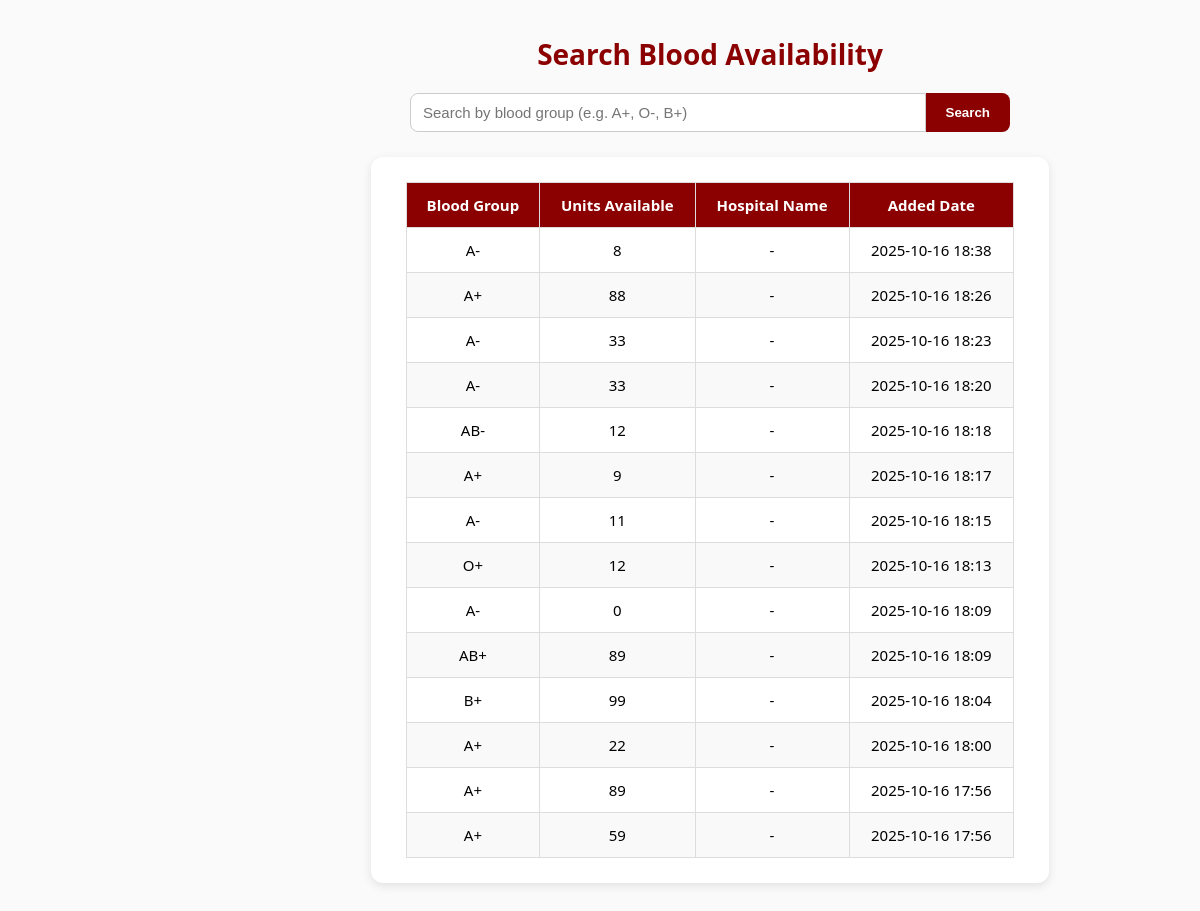
The page /recipient/search_blood/ (signed in) on the database as committed earlier.
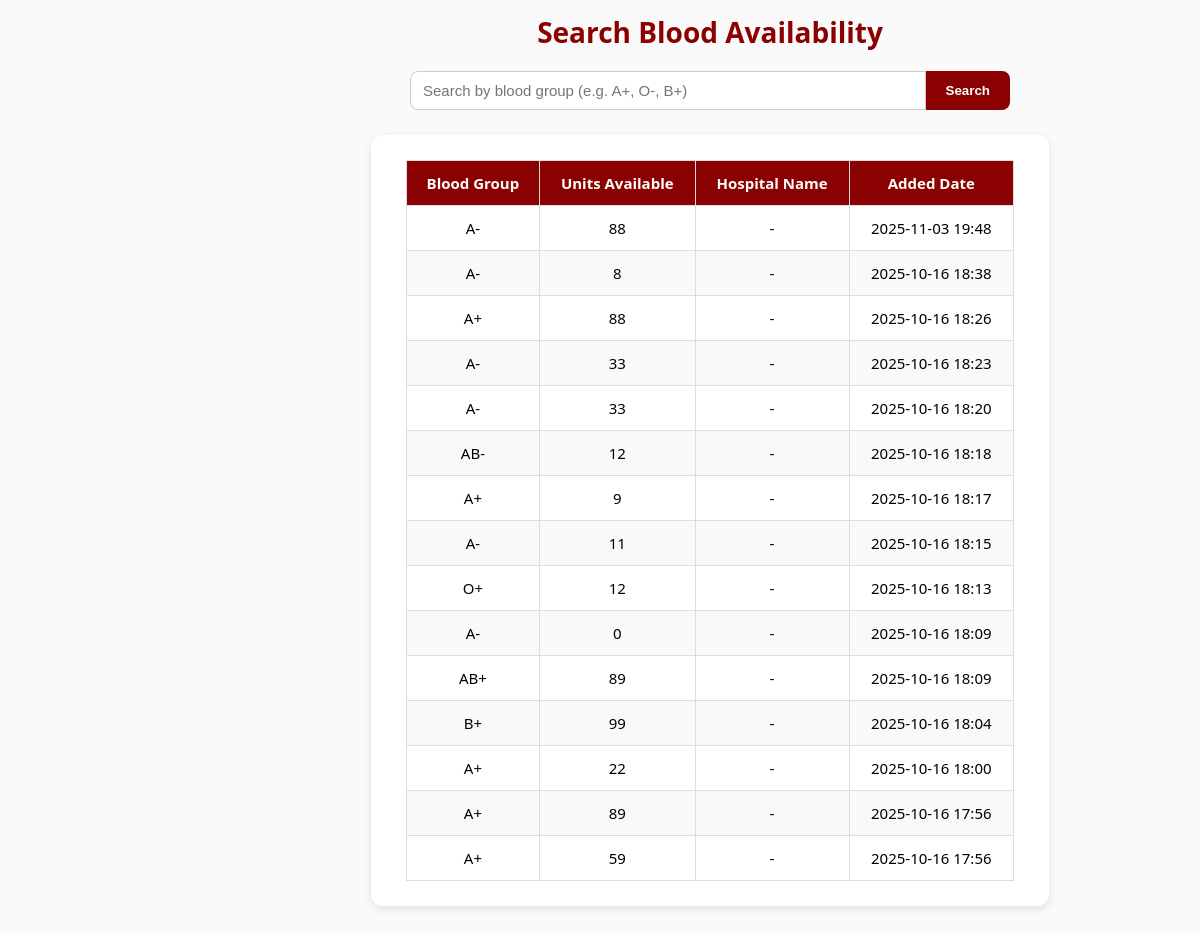
The same page on the database as committed later.
### blood_bank_app/models.py (models this page shows, shortened)
class BloodStock(models.Model):
    BLOOD_GROUP_CHOICES = [
        ('A+', 'A+'), ('A-', 'A-'),
        ('B+', 'B+'), ('B-', 'B-'),
        ('AB+', 'AB+'), ('AB-', 'AB-'),
        ('O+', 'O+'), ('O-', 'O-'),
    ]
    bloodgroup = models.CharField(max_length=3, choices=BLOOD_GROUP_CHOICES)
    unit = models.PositiveIntegerField()
    added_at = models.DateTimeField(auto_now_add=True)

### blood_bank_app/views.py (the view)
# urls.py: path('recipient/search_blood/', views.search_blood, name='search_blood'),
@login_required
def search_blood(request):
    query = request.GET.get('q', '').strip()
    blood_stock = BloodStock.objects.all().order_by('-added_at')
    if query:
        blood_stock = blood_stock.filter(bloodgroup__icontains=query)
    return render(request, 'recipient/search_blood.html', {
        'blood_stock': blood_stock,
        'query': query,
    })

### blood_bank_app/templates/recipient/search_blood.html (shortened to what this page needs)
{% extends 'master.html' %}
{% block content %}
<div class="main-content">
    <h1>Search Blood Availability</h1>
    <div class="search-box">
        <form method="GET" action="">
            <input type="text" name="q" placeholder="Search by blood group (e.g. A+, O-, B+)" value="{{ query|default:'' }}">
            <button type="submit">Search</button>
        </form>
    </div>
    {% if blood_stock %}
    <div class="section">
        <table>
            <thead>
                <tr>
                    <th>Blood Group</th>
                    <th>Units Available</th>
                    <th>Hospital Name</th>
                    <th>Added Date</th>
                </tr>
            </thead>
            <tbody>
                {% for blood in blood_stock %}
                <tr>
                    <td>{{ blood.bloodgroup }}</td>
                    <td>{{ blood.unit }}</td>
                    <td>{{ blood.hospital_name|default:"-" }}</td>
                    <td>{{ blood.added_at|date:"Y-m-d H:i" }}</td>
                </tr>
                {% endfor %}
            </tbody>
        </table>
    </div>
    {% else %}
        <p>No matching blood found.</p>
    {% endif %}
</div>
{% endblock %}

Rows that differ between the two databases and show on the page:
added BloodStock: bloodgroup "A-", unit "88", hospital_name "-", added_at "2025-11-03 19:48"
